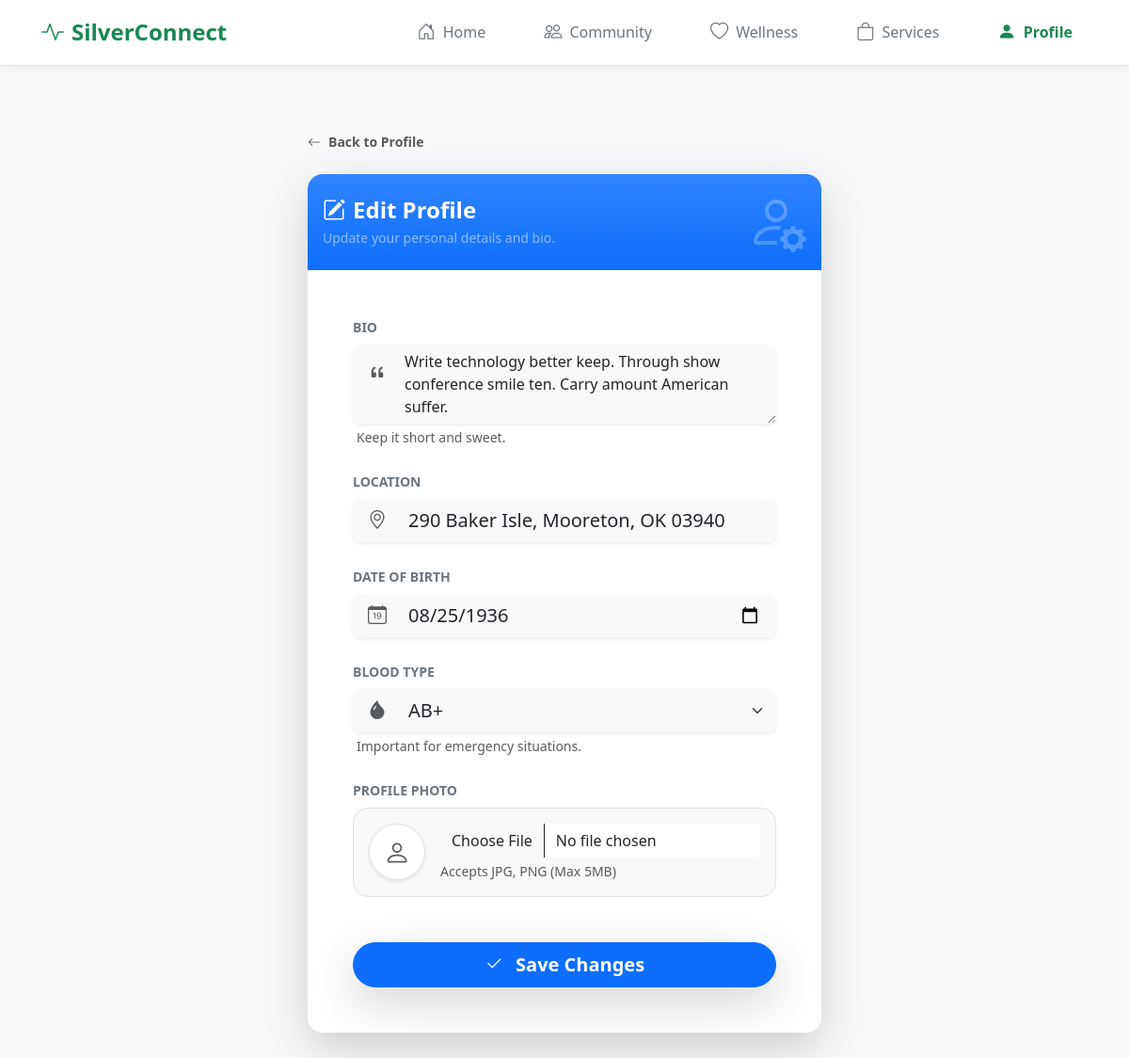
/profile/edit/ (signed in), run on the app's committed database.
### base/models.py (models this page shows, shortened)
class UserProfile(models.Model):
    BLOOD_TYPE_CHOICES = [
        ('A+', 'A+'), ('A-', 'A-'), ('B+', 'B+'), ('B-', 'B-'),
        ('AB+', 'AB+'), ('AB-', 'AB-'), ('O+', 'O+'), ('O-', 'O-'),
    ]
    user = models.OneToOneField(User, on_delete=models.CASCADE, related_name='profile')
    profile_photo = models.ImageField(upload_to='profile_photos/', blank=True, null=True)
    date_of_birth = models.DateField(null=True, blank=True)
    blood_type = models.CharField(max_length=3, choices=BLOOD_TYPE_CHOICES, blank=True)
    member_since_year = models.PositiveIntegerField(default=2024)
    bio = models.TextField(blank=True, max_length=500, help_text="Short bio for the community profile")
    address = models.TextField(blank=True, help_text="For service deliveries")

### base/views.py (the view, shortened to what this page needs)
# urls.py: path('profile/edit/', views.edit_profile, name='edit_profile'),
@login_required
def edit_profile(request):
    profile = get_object_or_404(UserProfile, user=request.user)
    return render(request, 'profile/edit.html', {'profile': profile})

### base/templates/profile/edit.html (shortened to what this page needs)
{% extends 'base.html' %}
{% load static %}
{% block content %}
<div class="container py-5">
    <div class="row justify-content-center">
        <div class="col-md-8 col-lg-6">
            <a href="{% url 'profile_view' %}" class="text-decoration-none text-muted mb-4 d-inline-flex align-items-center hover-arrow fw-semibold small">
                <i class="bi bi-arrow-left me-2"></i> Back to Profile
            </a>
            <div class="card border-0 shadow-lg rounded-4 overflow-hidden">
                <div class="card-header bg-primary bg-gradient text-white py-4 border-0 position-relative">
                    <div class="position-relative z-1">
                        <h4 class="mb-1 fw-bold"><i class="bi bi-pencil-square me-2"></i>Edit Profile</h4>
                        <p class="mb-0 small text-white-50">Update your personal details and bio.</p>
                    </div>
                    <div class="position-absolute top-50 end-0 translate-middle-y opacity-25 me-3">
                        <i class="bi bi-person-gear fs-1" style="font-size: 4rem !important;"></i>
                    </div>
                </div>
                <div class="card-body p-4 p-md-5 bg-white">
                    <form method="POST" enctype="multipart/form-data">
                        <div class="mb-4">
                            <label class="form-label fw-bold small text-uppercase text-secondary">Bio</label>
                            <div class="input-group shadow-sm rounded-3 overflow-hidden">
                                <span class="input-group-text bg-light border-0 text-muted ps-3 pt-3 align-items-start">
                                    <i class="bi bi-quote fs-5"></i>
                                </span>
                                <textarea name="bio" class="form-control bg-light border-0 ps-2" rows="3" placeholder="Tell us a bit about yourself...">{{ profile.bio }}</textarea>
                            </div>
                            <div class="form-text ms-1">Keep it short and sweet.</div>
                        </div>
                        <div class="mb-4">
                            <label class="form-label fw-bold small text-uppercase text-secondary">Location</label>
                            <div class="input-group input-group-lg shadow-sm rounded-3 overflow-hidden">
                                <span class="input-group-text bg-light border-0 text-muted ps-3">
                                    <i class="bi bi-geo-alt"></i>
                                </span>
                                <input type="text" name="address" class="form-control bg-light border-0 ps-2" value="{{ profile.address }}" placeholder="City, Country">
                            </div>
                        </div>
                        <div class="mb-4">
                            <label class="form-label fw-bold small text-uppercase text-secondary">Date of Birth</label>
                            <div class="input-group input-group-lg shadow-sm rounded-3 overflow-hidden">
                                <span class="input-group-text bg-light border-0 text-muted ps-3">
                                    <i class="bi bi-calendar-date"></i>
                                </span>
                                <input type="date" name="date_of_birth" class="form-control bg-light border-0 ps-2" value="{{ profile.date_of_birth|date:'Y-m-d' }}">
                            </div>
                        </div>
                        <div class="mb-4">
                            <label class="form-label fw-bold small text-uppercase text-secondary">Blood Type</label>
                            <div class="input-group input-group-lg shadow-sm rounded-3 overflow-hidden">
                                <span class="input-group-text bg-light border-0 text-muted ps-3">
                                    <i class="bi bi-droplet-fill"></i>
                                </span>
                                <select name="blood_type" class="form-select bg-light border-0 ps-2">
                                    <option value="AB+" {% if profile.blood_type == 'AB+' %}selected{% endif %}>AB+</option>
                                </select>
                            </div>
                            <div class="form-text ms-1">Important for emergency situations.</div>
                        </div>
                        <div class="mb-5">
                            <label class="form-label fw-bold small text-uppercase text-secondary">Profile Photo</label>
                            <div class="d-flex align-items-center gap-3 p-3 border rounded-4 bg-light">
                                <div class="flex-shrink-0">
                                    {% if profile.profile_photo %}
                                        <img src="{{ profile.profile_photo.url }}" class="rounded-circle object-fit-cover border border-2 border-white shadow-sm" width="60" height="60" alt="Current Photo">
                                    {% else %}
                                        <div class="rounded-circle bg-white d-flex align-items-center justify-content-center text-muted border shadow-sm" style="width: 60px; height: 60px;">
                                            <i class="bi bi-person fs-3"></i>
                                        </div>
                                    {% endif %}
                                </div>
                                <div class="flex-grow-1">
                                    <input type="file" name="profile_photo" class="form-control border-0 bg-white shadow-none" id="photoInput">
                                    <div class="form-text mt-1">Accepts JPG, PNG (Max 5MB)</div>
                                </div>
                            </div>
                        </div>
                        <div class="d-grid">
                            <button type="submit" class="btn btn-primary btn-lg rounded-pill shadow-lg hover-scale fw-bold">
                                <i class="bi bi-check2 me-2"></i> Save Changes
                            </button>
                        </div>
                    </form>
                </div>
            </div>
        </div>
    </div>
</div>
{% endblock %}

### templates/base.html (style rules this page uses)
body { background-color: #f4f6f9; font-family: 'Segoe UI', system-ui, -apple-system, sans-serif; min-height: 100vh; display: flex; flex-direction: column; }
@media (min-width: 992px) { body { background-color: #f8f9fa; padding-bottom: 0; } }

### base/templates/profile/edit.html (style rules this page uses)
.hover-arrow { transition: transform 0.2s ease; }
.hover-scale { transition: transform 0.2s cubic-bezier(0.175, 0.885, 0.32, 1.275); }
.card-body { transition: box-shadow 0.2s ease; }

### data on the page
UserProfile: bio "Write technology better keep. Through show conference smile ten. Carry amount American suffer.", address "290 Baker Isle, Mooreton, OK 03940", date_of_birth "08/25/1936", blood_type "AB+"
